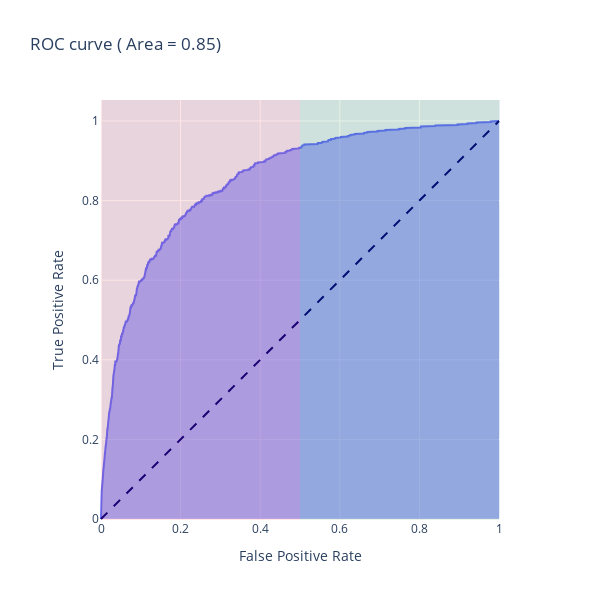

The notebook cell saved with this chart:
### Markdown cell above
### ROC CURVE

### Code cell
def ROC_Plot(model, X_test, y_true):
    y_pred = model.predict(X_test)
    probs = model.predict_proba(X_test)
    accuracy, matrix, f1, fpr, tpr, roc_auc = get_model_performance(X_test, y_true, y_pred, probs)

    plot_roc_curve(fpr, tpr, roc_auc)
    
ROC_Plot(rf_orig_sex, dataset_orig_panel19_test.features, y_test_sex)

### Figure 1 — Plotly figure (JSON) as saved in the notebook; plotly's stock layout.template omitted (floating-point values rounded to 4 significant figures; data arrays with more than 128 entries replaced by an {"elided": "..."} marker saying what was removed)
{"data": [{"fillpattern": {"shape": ""}, "hovertemplate": "False Positive Rate=%{x}<br>True Positive Rate=%{y}<extra></extra>", "legendgroup": "", "line": {"color": "#636efa"}, "marker": {"symbol": "circle"}, "mode": "lines", "name": "", "orientation": "v", "showlegend": false, "stackgroup": "1", "type": "scatter", "x": {"elided": "1138 float values"}, "xaxis": "x", "y": {"elided": "1138 float values"}, "yaxis": "y"}], "layout": {"height": 600, "legend": {"tracegroupgap": 0}, "shapes": [{"line": {"color": "navy", "dash": "dash", "width": 2}, "type": "line", "x0": 0, "x1": 1, "y0": 0, "y1": 1}, {"fillcolor": "red", "line": {"width": 0}, "opacity": 0.1, "type": "rect", "x0": 0, "x1": 0.5, "xref": "x", "y0": 0, "y1": 1, "yref": "y domain"}, {"fillcolor": "green", "line": {"width": 0}, "opacity": 0.1, "type": "rect", "x0": 0.5, "x1": 1, "xref": "x", "y0": 0, "y1": 1, "yref": "y domain"}], "title": {"text": "ROC curve ( Area = 0.85)"}, "width": 600, "xaxis": {"anchor": "y", "constrain": "domain", "domain": [0, 1], "title": {"text": "False Positive Rate"}}, "yaxis": {"anchor": "x", "domain": [0, 1], "scaleanchor": "x", "scaleratio": 1, "title": {"text": "True Positive Rate"}}}}
